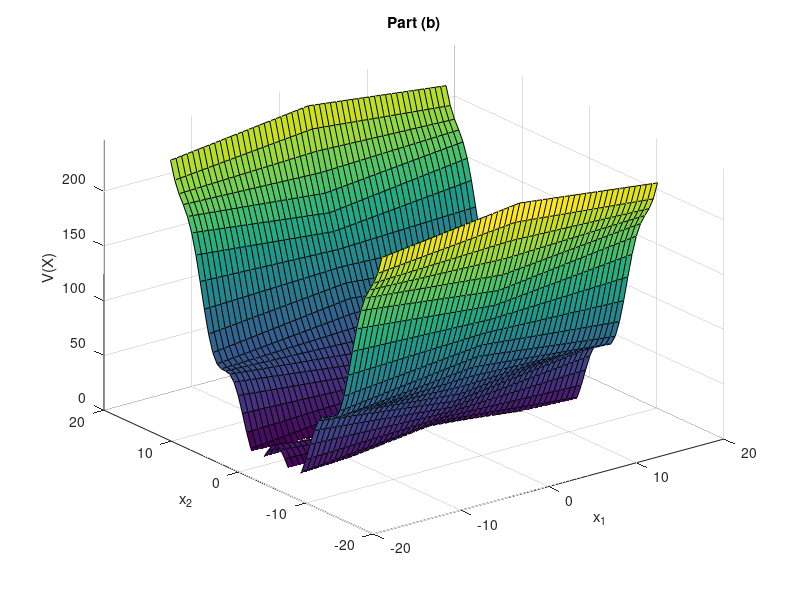
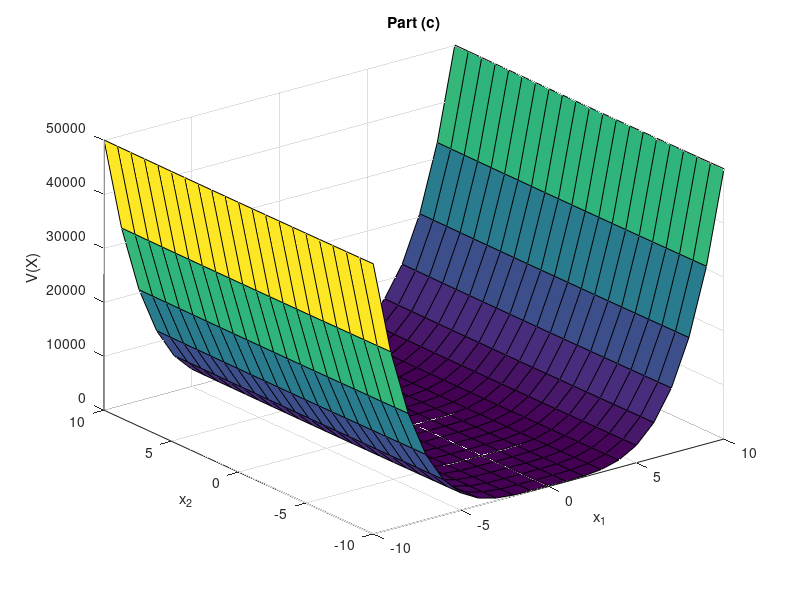
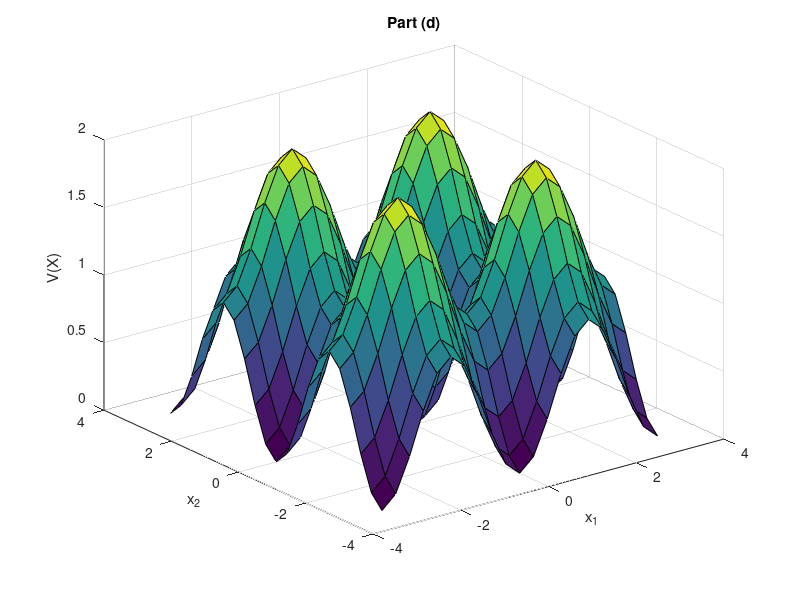

MATLAB code to generate these figures, in order:
%% AME-552

% HW4 Problem 1

%% Clear

clear, clc, close all;

%% Part (a)

Aa = [1 2 0; 2 1 0.5; 0 0.5 3];
[Va, Da] = eig(Aa);

%% Part (b)

% Define Variables
x = -5*pi: pi/5: 5*pi;
y = -5*pi: pi/5: 5*pi;
[x1, x2] = meshgrid(x, y);

% Define V(X)
Vb = abs(x1).*cos(x2) + x2.^2;

% Plot
figure;
surf(x1, x2, Vb);
title('Part (b)');
xlabel('x_1');
ylabel('x_2');
zlabel('V(X)');
zlim([0 inf]);

%% Part (c)

% Define Variables
x = -10: 1: 10;
y = -10: 1: 10;
[x1, x2] = meshgrid(x, y);

% Define V(X)
Vc = 5*x1.^4 - 4*x1.^2*x2 + x2.^2;

% Plot
figure;
surf(x1, x2, Vc);
title('Part (c)');
xlabel('x_1');
ylabel('x_2');
zlabel('V(X)');
zlim([0 inf]);

%% Part (d)

% Define variables
x = -pi: pi/10: pi;
y = -pi: pi/10: pi;
[x1, x2] = meshgrid(x, y);

% Define V(X)
Vd =2 - (cos(x1)).^2 - (cos(x2)).^2;

% Plot
figure;
surf(x1, x2, Vd);
title('Part (d)');
xlabel('x_1');
ylabel('x_2');
zlabel('V(X)');
zlim([0 inf]);

%% Part (e)

Ae = [1 0.5; 0.5 0];
[Ve, De] = eig(Ae);

%% Part (f)

Af = [1 0.5; 0.5 1];
[Vf, Df] = eig(Af);